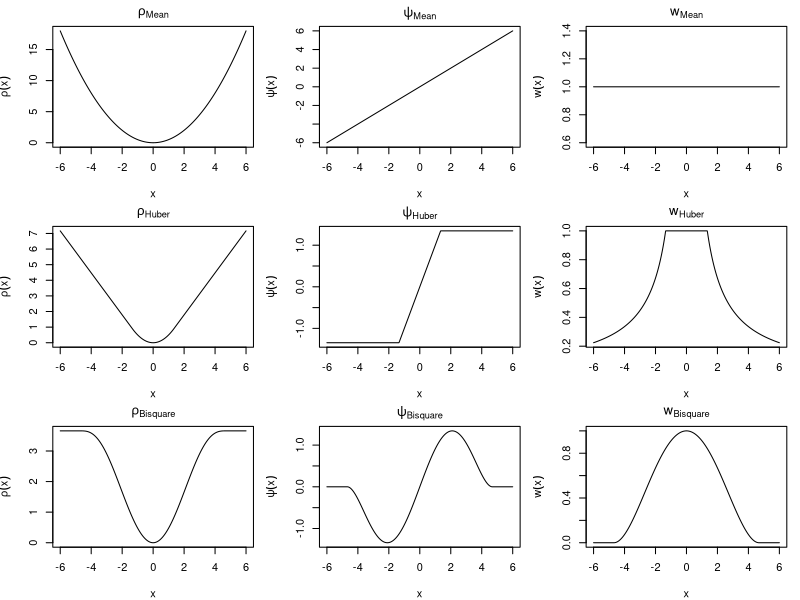

Generate this figure with R:

# Setting up the plotting space
par(mfrow = c(3, 3), mar = c(4, 4, 2, 1))

# Define x-axis values
x <- seq(-6, 6, length.out = 1000)

# Define the functions for Mean, Huber, and Bisquare
mean_rho <- function(u) 0.5 * u^2
mean_psi <- function(u) u
mean_weight <- function(u) rep(1, length(u))

huber_rho <- function(u, k = 1.345) ifelse(abs(u) <= k, 0.5 * u^2, k * (abs(u) - 0.5 * k))
huber_psi <- function(u, k = 1.345) ifelse(abs(u) <= k, u, k * sign(u))
huber_weight <- function(u, k = 1.345) ifelse(abs(u) <= k, 1, k / abs(u))

bisquare_rho <- function(u, k = 4.685) ifelse(abs(u) <= k, k^2 / 6 * (1 - (1 - (u / k)^2)^3), k^2 / 6)
bisquare_psi <- function(u, k = 4.685) ifelse(abs(u) <= k, u * (1 - (u / k)^2)^2, 0)
bisquare_weight <- function(u, k = 4.685) ifelse(abs(u) <= k, (1 - (u / k)^2)^2, 0)

# Plotting
# Row 1: Mean
plot(x, mean_rho(x), type = "l", main = expression(rho[Mean]), xlab = "x", ylab = expression(rho(x)))
plot(x, mean_psi(x), type = "l", main = expression(psi[Mean]), xlab = "x", ylab = expression(psi(x)))
plot(x, mean_weight(x), type = "l", main = expression(w[Mean]), xlab = "x", ylab = expression(w(x)))

# Row 2: Huber
plot(x, huber_rho(x), type = "l", main = expression(rho[Huber]), xlab = "x", ylab = expression(rho(x)))
plot(x, huber_psi(x), type = "l", main = expression(psi[Huber]), xlab = "x", ylab = expression(psi(x)))
plot(x, huber_weight(x), type = "l", main = expression(w[Huber]), xlab = "x", ylab = expression(w(x)))

# Row 3: Bisquare
plot(x, bisquare_rho(x), type = "l", main = expression(rho[Bisquare]), xlab = "x", ylab = expression(rho(x)))
plot(x, bisquare_psi(x), type = "l", main = expression(psi[Bisquare]), xlab = "x", ylab = expression(psi(x)))
plot(x, bisquare_weight(x), type = "l", main = expression(w[Bisquare]), xlab = "x", ylab = expression(w(x)))
